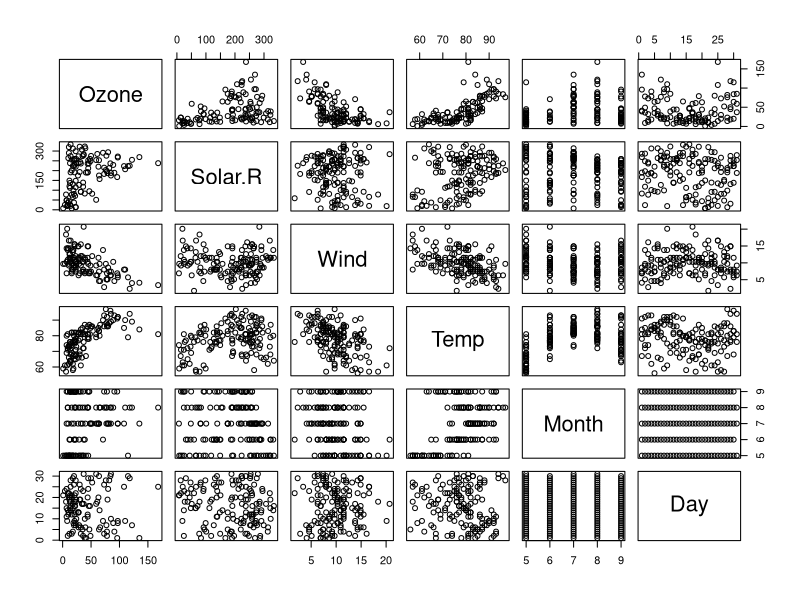
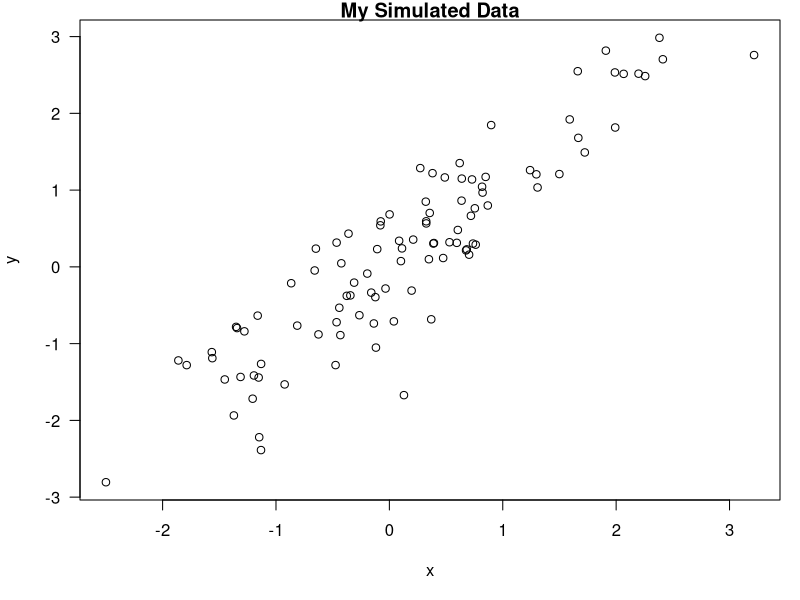

Source code (R) for these figures, in order:
## ---- chunk 1
library(datasets)
data(airquality)
summary(airquality)
## ---- chunk 2
pairs(airquality)
## ---- chunk 3
library(stats)
fit <- lm(Ozone ~Wind + Solar.R + Temp, data = airquality)
summary(fit)
## ---- chunk 4
 x <- rnorm(100); y <- x + rnorm(100, sd = 0.5)
## ---- chunk 5
 par(mar = c(5,4,1,1), las =1)
 plot(x,y,main = "My Simulated Data")
## ---- chunk 6
 library(xtable)
 xt = xtable(summary(fit))
 print(xt, type = "html")
